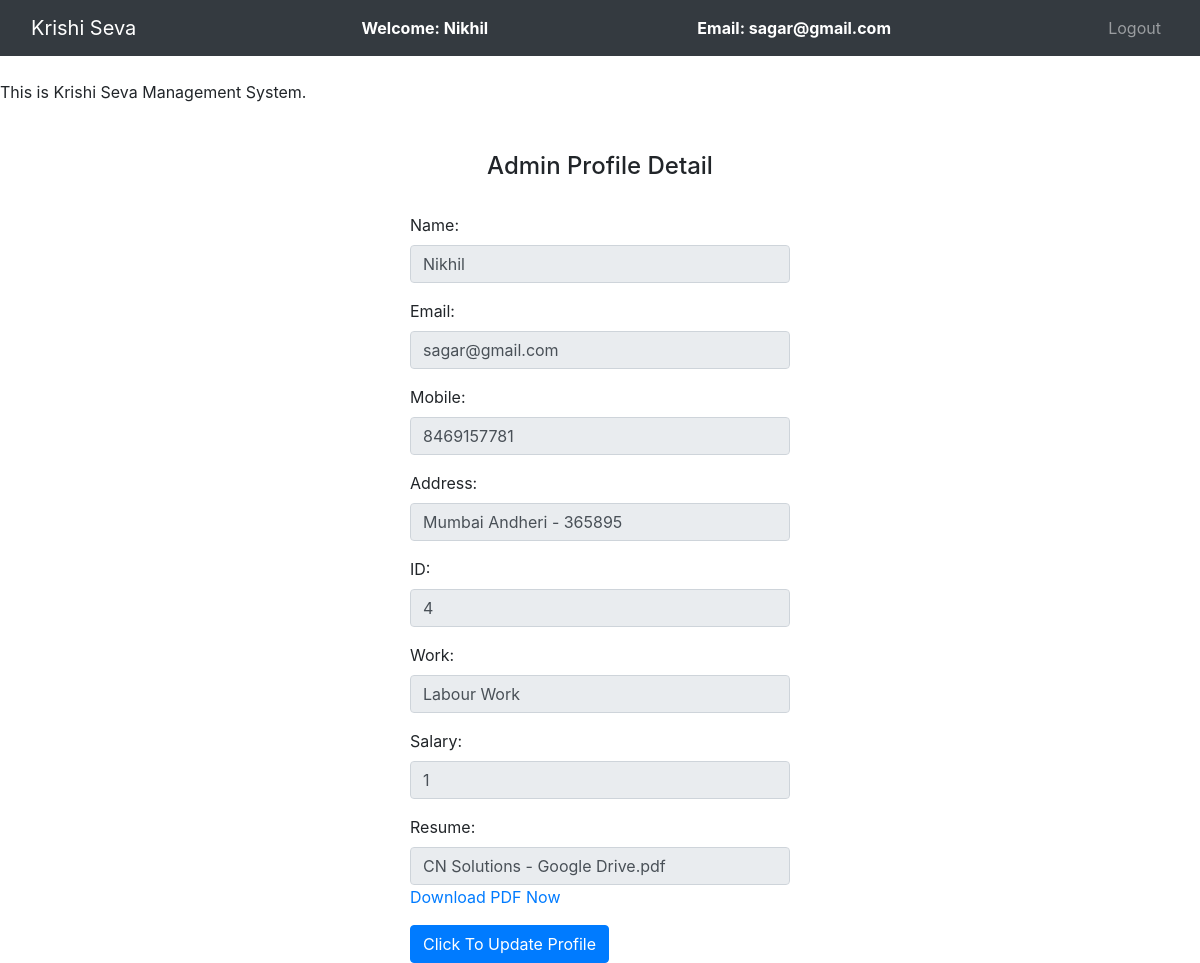
Screenshot of /supplier/worker_profile.php (signed in) with the database file from the repository.
### tables this page shows
CREATE TABLE `worker_register` (
  `id` int(11) NOT NULL,
  `name` varchar(100) NOT NULL,
  `email` varchar(100) NOT NULL,
  `password` varchar(20) NOT NULL,
  `address` varchar(100) NOT NULL,
  `contact` varchar(100) NOT NULL,
  `resume` varchar(100) NOT NULL,
  `work` varchar(100) NOT NULL,
  `salary` varchar(100) NOT NULL
);

### supplier/worker_profile.php (the view, shortened to what this page needs)
<?php
	include '../db_connect.php';
    $id="";
	$name = "";
	$email= "";
	$address = "";
  $contact="";
  $resume="";
  $work="";
  $salary="";
	$query = "select * from worker_register where email='$_SESSION[email]'";
	$query_run = mysqli_query($connection,$query);
	while ($row = mysqli_fetch_assoc($query_run)){
        $id=$row['id'];
		$name = $row['name'];
		$email = $row['email'];
        $address = $row['address'];
		$contact = $row['contact'];
        $resume=$row['resume'];
        $work=$row['work'];
        $salary=$row['salary'];
	}
?>
<!DOCTYPE html>
<html>
<head>
	<link rel="stylesheet" type="text/css" href="../bootstrap-4.4.1/css/bootstrap.min.css">
</head>
<body>
	<nav class="navbar navbar-expand-lg navbar-dark bg-dark">
		<div class="container-fluid">
			<div class="navbar-header">
				<a class="navbar-brand" href="admin_dashboard.php">Krishi Seva </a>
			</div>
			<font style="color: white"><span><strong>Welcome: <?php echo $_SESSION['name'];?></strong></span></font>
			<font style="color: white"><span><strong>Email: <?php echo $_SESSION['email'];?></strong></font>
		    <ul class="nav navbar-nav navbar-right">
		      <li class="nav-item">
		        <a class="nav-link" href="../logout.php">Logout</a>
		      </li>
		    </ul>
		</div>
	</nav><br>
	<span><marquee>This is Krishi Seva Management System.</marquee></span><br><br>
		<center><h4>Admin Profile Detail</h4><br></center>
		<div class="row">
			<div class="col-md-4"></div>
			<div class="col-md-4">
			<form action="update.php" method="post" enctype="multipart/form-data">
  <div class="form-group">
    <label for="name">Name:</label>
    <input type="text" class="form-control" name="name" value="<?php echo $name;?>" readonly>
  </div>
  <div class="form-group">
    <label for="email">Email:</label>
    <input type="text" name="email" class="form-control" value="<?php echo $email;?>" readonly>
  </div>
  <div class="form-group">
    <label for="mobile">Mobile:</label>
    <input type="text" name="contact" class="form-control" value="<?php echo $contact;?>" readonly>
  </div>
  <div class="form-group">
    <label for="email">Address:</label>
    <input type="text" name="address" class="form-control" value="<?php echo $address;?>" readonly>
  </div>
  <div class="form-group">
    <label for="email">ID:</label>
    <input type="text" name="id" class="form-control" value="<?php echo $id;?>" readonly>
  </div>
  <div class="form-group">
    <label for="email">Work:</label>
    <input type="text" name="work" class="form-control" value="<?php echo $work;?>" readonly>
  </div>
  <div class="form-group">
    <label for="email">Salary:</label>
    <input type="text" name="salary" class="form-control" value="<?php echo $salary;?>" readonly>
  </div>
  <div class="form-group">
    <label for="resume">Resume:</label>
    <input type="text" name="resume" class="form-control" value="<?php echo $resume;?>" readonly>
    <?php if (!empty($resume)) { ?>
      <td><a href="<?php echo $resume; ?>" target="_gokul">Download PDF Now</a></td>
    <?php } ?>
  </div>
  <a href="update_worker.php" class="btn btn-primary">Click To Update Profile</a>
</form>
			</div>
			<div class="col-md-4"></div>
		</div>
</body>
</html>

### rows the page displays
worker_register: name "Nikhil", email "sagar@gmail.com", contact "8469157781", address "Mumbai Andheri - 365895", id "4", work "Labour Work", salary "1", resume "CN Solutions - Google Drive.pdf"

### other values shown
$_SESSION['name'] "Nikhil"
$_SESSION['email'] "sagar@gmail.com"
